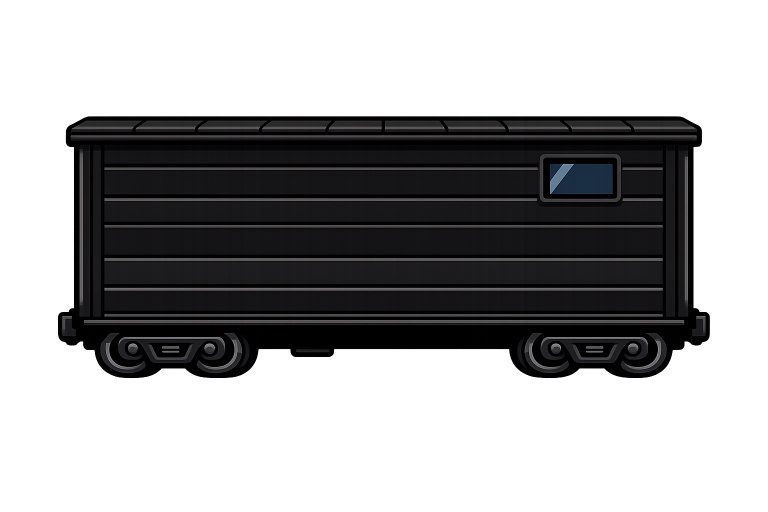
#> input picture app/assets/cards/black.png, 1536 x 1024 px (shown at 1/2 size)
$ python animate-locomotive-glints.py ../app/assets/cards/black.png out.png
#> lines starting #> are read from the running program, lines starting #| are printed output that depends on the picture; after the words box and inside, x2 and y2 are one past the last pixel; in counts of white or black regions, pixels touching at a corner belong together
#!/usr/bin/env python3
"""Create an animated GIF of the locomotive with glint/sparkle effects.

Small bright glints appear and fade across the locomotive body,
like light catching on polished metal.

Usage:
    python3 animate-locomotive-glints.py input.png output.gif [--frames 60] [--duration 100] [--glints 8]
"""

import sys
import random
import math
from PIL import Image, ImageDraw
import numpy as np


def draw_glint(draw, cx, cy, size, brightness):
    """Draw a 4-pointed star glint at (cx, cy).

    brightness: 0.0 to 1.0 controls opacity/intensity
    size: radius of the glint arms
    """
    if brightness <= 0:
        return

    alpha = int(255 * brightness)

    # Outer glow -- thick fading lines
    glow_size = int(size * 1.8)
    for t in np.linspace(0, 1, max(glow_size, 4)):
        d = int(glow_size * t)
        a = int(alpha * 0.5 * (1 - t))
        w = max(1, int(5 * (1 - t)))  # Thicker near center
        c = (255, 230, 180, a)
        draw.line((cx - d, cy, cx + d, cy), fill=c, width=w)
        draw.line((cx, cy - d, cx, cy + d), fill=c, width=w)

    # Bright core arms -- solid lines that taper
    core_size = max(int(size * 0.8), 2)
    for t in np.linspace(0, 1, max(core_size, 3)):
        d = int(core_size * t)
        a = int(alpha * (1 - t * 0.3))
        w = max(1, int(4 * (1 - t)))
        c = (255, 248, 220, a)
        draw.line((cx - d, cy, cx + d, cy), fill=c, width=w)
        draw.line((cx, cy - d, cx, cy + d), fill=c, width=w)

    # Bright center dot
    r = max(3, int(size * 0.2))
    draw.ellipse((cx - r, cy - r, cx + r, cy + r), fill=(255, 250, 230, alpha))

    # Diagonal arms (shorter, fainter)
    diag_size = max(int(size * 0.55), 2)
    for t in np.linspace(0, 1, max(diag_size, 3)):
        d = int(diag_size * t)
        a = int(alpha * 0.6 * (1 - t))
        c = (255, 248, 220, a)
        draw.line((cx - d, cy - d, cx + d, cy + d), fill=c, width=2)
        draw.line((cx + d, cy - d, cx - d, cy + d), fill=c, width=2)


class Glint:
    """A single glint that fades in, peaks, and fades out."""

    def __init__(self, x, y, start_frame, duration_frames, size):
        self.x = x
        self.y = y
        self.start = start_frame
        self.duration = duration_frames
        self.size = size

    def brightness_at(self, frame):
        """Return brightness 0-1 at given frame."""
        t = frame - self.start
        if t < 0 or t >= self.duration:
            return 0.0
        # Quick fade in, slow fade out
        progress = t / self.duration
        if progress < 0.2:
            return progress / 0.2
        else:
            return 1.0 - ((progress - 0.2) / 0.8)


def find_glint_positions(img_array, alpha, num_positions=200):
    """Find candidate positions for glints on the colorful body of the locomotive."""
    h, w = alpha.shape
    hsv_data = img_array[:, :, :3].astype(np.float64) / 255.0

    candidates = []
    for _ in range(num_positions * 10):
        y = random.randint(0, h - 1)
        x = random.randint(0, w - 1)
        if alpha[y, x] > 128:
            # Prefer lighter/more colorful areas (the body, not dark wheels)
            r, g, b = img_array[y, x, :3]
            luminance = 0.299 * r + 0.587 * g + 0.114 * b
            if luminance > 60:  # Not too dark
                candidates.append((x, y))
                if len(candidates) >= num_positions:
                    break

    return candidates


def main():
    if len(sys.argv) < 3:
        print("Usage: python3 animate-locomotive-glints.py input.png output.gif [--frames 60] [--duration 100] [--glints 8]")
        sys.exit(1)

    input_path = sys.argv[1]
    output_path = sys.argv[2]

    num_frames = 60
    frame_duration = 100  # ms per frame
    num_active_glints = 8  # roughly how many glints visible at any time

    if "--frames" in sys.argv:
        num_frames = int(sys.argv[sys.argv.index("--frames") + 1])
    if "--duration" in sys.argv:
        frame_duration = int(sys.argv[sys.argv.index("--duration") + 1])
    if "--glints" in sys.argv:
        num_active_glints = int(sys.argv[sys.argv.index("--glints") + 1])

    img = Image.open(input_path).convert("RGBA")
#> img is the input picture: PIL image 1536x1024 RGBA; mean R, G, B, A 68.2, 67.8, 68.7, 99.6
    data = np.array(img)
    alpha = data[:, :, 3]
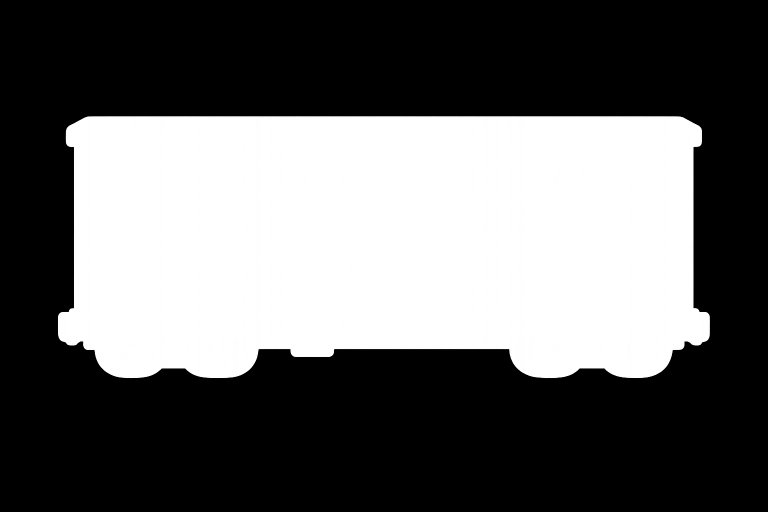
#> alpha: shape (1024, 1536) (shown at 1/2 size); min 0, max 255, mean 99.6

    print(f"Input: {img.size}, {num_frames} frames at {frame_duration}ms each")
#| Input: (1536, 1024), 60 frames at 100ms each
    print(f"Total loop duration: {num_frames * frame_duration / 1000:.1f}s")

    # Find candidate glint positions on the locomotive body
    random.seed(42)  # Reproducible
    positions = find_glint_positions(data, alpha)
#> in find_glint_positions, `hsv_data = img_array[:, :, :3].astype(np.float64) / 255.0`:
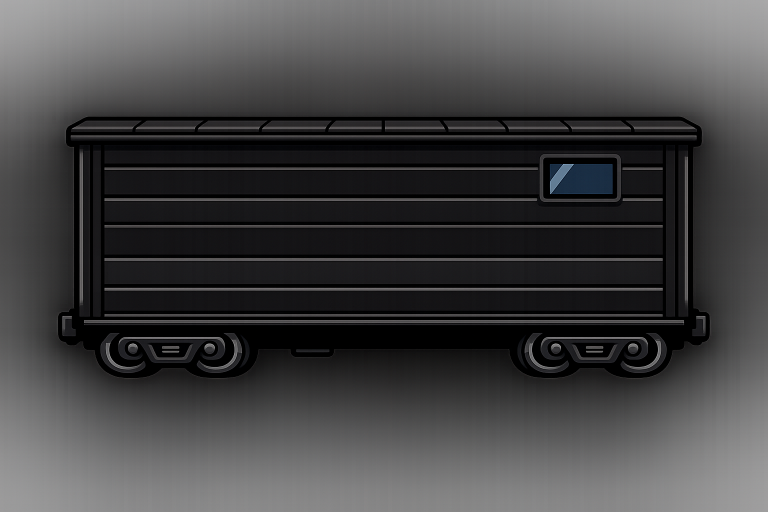
#> hsv_data: shape (1024, 1536, 3) float64 (shown at 1/2 size); mean R, G, B 0.267, 0.266, 0.269
#> the loop in find_glint_positions, `for _ in range(num_positions * 10):` made 2000 passes
#> (r, g, b, luminance) on passes 2, 3, 8, 16, 17, 23, 25, 29, 32, 35, 38, 39: (28, 27, 29, 27.53), (19, 19, 20, 19.11), (1, 1, 2, 1.11), (0, 0, 0, 0), (22, 21, 23, 21.53), (81, 77, 78, 78.31), (22, 19, 22, 20.24), (20, 21, 22, 20.81), (0, 0, 0, 0), (93, 88, 90, 89.72), (0, 0, 0, 0), (19, 20, 22, 19.93)
#> (r, g, b) on pass 157: (0, 0, 0)
#> after the loop in find_glint_positions, `for _ in range(num_positions * 10):`: candidates = 80 pairs, first value 161 to 1373, second value 253 to 730
#> positions has the same summary as candidates in find_glint_positions
    print(f"Found {len(positions)} candidate glint positions")
#| Found 80 candidate glint positions

    # Schedule glints across the animation
    # Each glint lasts ~8-15 frames, stagger starts so ~num_active_glints are visible at once
    glint_duration_range = (12, 20)
    glint_size_range = (35, 60)

    glints = []
    spacing = max(1, num_frames // (num_active_glints * 3))
    for i in range(num_active_glints * 4):
        start = (i * spacing) % num_frames
        duration = random.randint(*glint_duration_range)
        size = random.randint(*glint_size_range)
        pos = random.choice(positions)
        glints.append(Glint(pos[0], pos[1], start, duration, size))
        # Also schedule a wrapped version for seamless looping
        if start + duration > num_frames:
            glints.append(Glint(pos[0], pos[1], start - num_frames, duration, size))
#> this loop made 32 passes
#> pos on passes 1 to 12: (857, 642), (1358, 642), (611, 578), (1238, 577), (382, 694), (212, 629), (937, 400), (323, 254), (941, 520), (846, 452), (563, 258), (435, 644)
#> after the loop, glints = 39 items

    print(f"Scheduled {len(glints)} glint events")
#| Scheduled 39 glint events

    frames = []
    for f in range(num_frames):
        # Start with the original image
        frame = img.copy()
        overlay = Image.new("RGBA", img.size, (0, 0, 0, 0))
        draw = ImageDraw.Draw(overlay)

        for g in glints:
            b = g.brightness_at(f)
            if b > 0:
                draw_glint(draw, g.x, g.y, g.size, b)

        # Composite glints on top
        frame = Image.alpha_composite(frame, overlay)

        # Threshold alpha for GIF compatibility
        frame_data = np.array(frame)
        frame_data[:, :, 3] = np.where(frame_data[:, :, 3] > 128, 255, 0)
        frame = Image.fromarray(frame_data)

        frames.append(frame)

        if (f + 1) % 10 == 0:
            print(f"  Frame {f + 1}/{num_frames}")
#> after the loop, frames = 60 items

    print("Assembling GIF...")

    gif_frames = []
    for frame in frames:
        p_frame = frame.convert("P", palette=Image.ADAPTIVE, colors=255)
        mask = frame.split()[3].point(lambda x: 255 if x < 128 else 0)
        p_frame.paste(0, mask=mask)
        gif_frames.append(p_frame)
#> this loop made 60 passes
#> pass 1, in main, `p_frame = frame.convert("P", palette=Image.ADAPTIVE, colors=255)`:
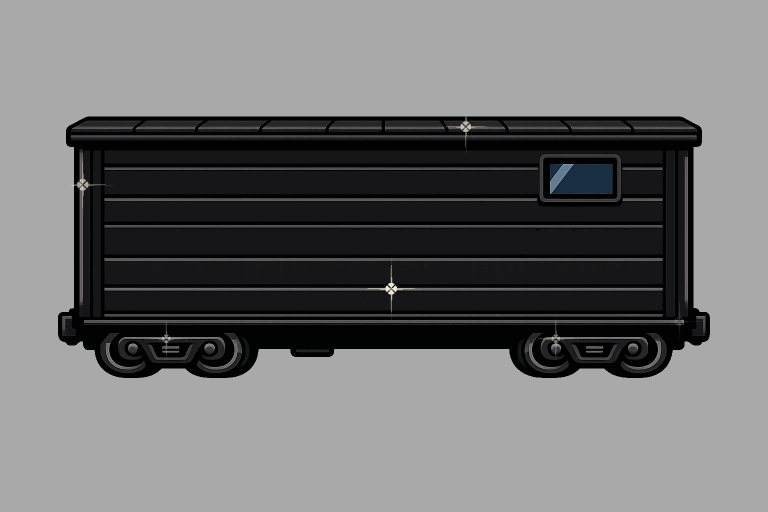
#> p_frame: PIL image 1536x1024 P (shown at 1/2 size); mean R, G, B 112.3, 112.2, 112.7
#> pass 1, in main, `mask = frame.split()[3].point(lambda x: 255 if x < 128 else 0)`:
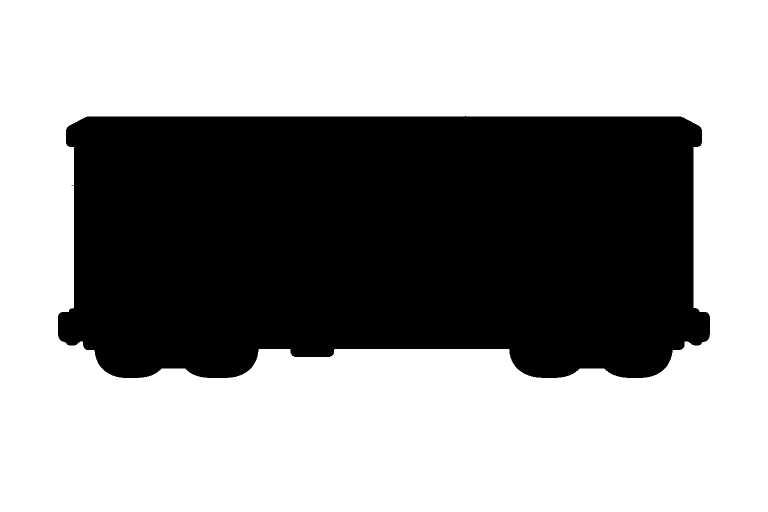
#> mask: PIL image 1536x1024 L (shown at 1/2 size); 61% white; 1 black region, box (x1, y1, x2, y2) and area: (116, 232, 1420, 756) 614157
#> after the loop, gif_frames = 60 items

#> (the run stopped early here; a loop or call above may not have finished)

$ run again, on app/assets/cards/green.png
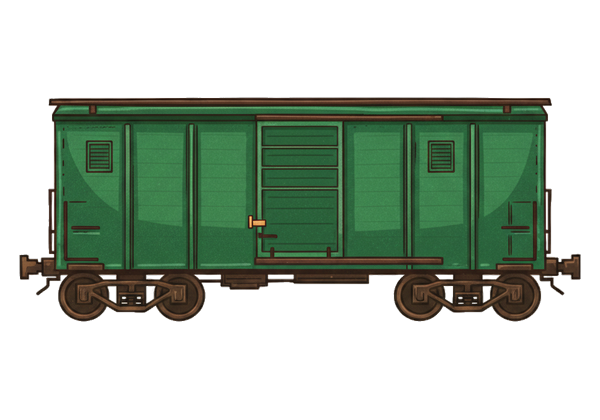
#> input picture app/assets/cards/green.png, 600 x 420 px
#> in main, img is the input picture: PIL image 600x420 RGBA; mean R, G, B, A 23.1, 36.7, 23.2, 102.8
#| Input: (600, 420), 60 frames at 100ms each
#> in find_glint_positions, `hsv_data = img_array[:, :, :3].astype(np.float64) / 255.0`:
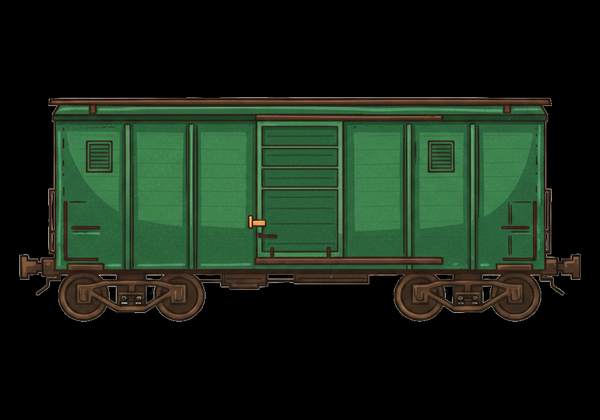
#> hsv_data: shape (420, 600, 3) float64; mean R, G, B 0.0904, 0.144, 0.0908
#> the loop in find_glint_positions, `for _ in range(num_positions * 10):` made 721 passes
#> (r, g, b, luminance) on passes 3, 9, 11, 13, 14, 18, 22, 23: (43, 101, 60, 78.98), (36, 67, 41, 54.77), (94, 79, 68, 82.23), (65, 132, 80, 106), (43, 96, 57, 75.71), (46, 99, 60, 78.71), (62, 129, 78, 103.2), (43, 102, 60, 79.57)
#> after the loop in find_glint_positions, `for _ in range(num_positions * 10):`: candidates = 200 pairs, first value 51 to 545, second value 101 to 317
#> positions has the same summary as candidates in find_glint_positions
#| Found 200 candidate glint positions
#> the loop in main, `for i in range(num_active_glints * 4):` made 32 passes
#> pos on passes 1 to 8: (95, 208), (461, 194), (332, 112), (122, 161), (490, 240), (235, 146), (302, 246), (108, 259)
#> after the loop in main, `for i in range(num_active_glints * 4):`: glints = 39 items
#| Scheduled 39 glint events
#> after the loop in main, `for f in range(num_frames):`: frames = 60 items
#> the loop in main, `for frame in frames:` made 60 passes
#> pass 1, in main, `mask = frame.split()[3].point(lambda x: 255 if x < 128 else 0)`:
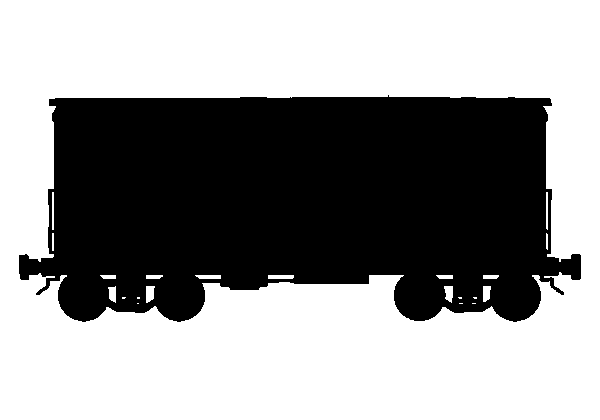
#> mask: PIL image 600x420 L; 59.7% white; 1 black region, box (x1, y1, x2, y2) and area: (19, 95, 581, 322) 101666

$ run again, on app/assets/cards/locomotive.png
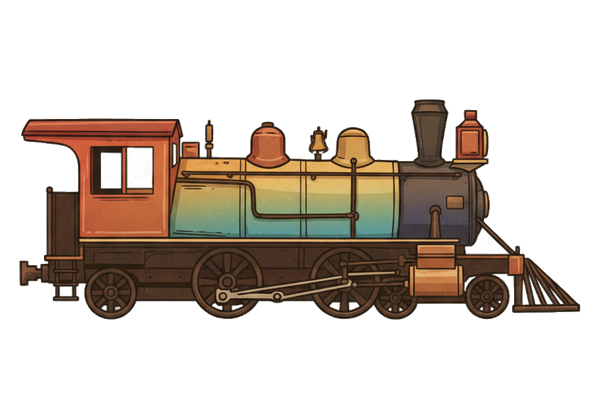
#> input picture app/assets/cards/locomotive.png, 600 x 420 px
#> in main, img is the input picture: PIL image 600x420 RGBA; mean R, G, B, A 34.6, 25.7, 17.8, 79.3
#| Input: (600, 420), 60 frames at 100ms each
#> in find_glint_positions, `hsv_data = img_array[:, :, :3].astype(np.float64) / 255.0`:
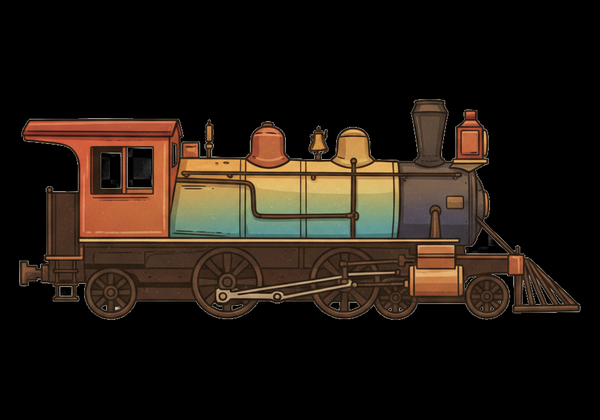
#> hsv_data: shape (420, 600, 3) float64; mean R, G, B 0.136, 0.101, 0.0699
#> the loop in find_glint_positions, `for _ in range(num_positions * 10):` made 1103 passes
#> (r, g, b, luminance) on passes 11, 13, 14, 18, 22, 23, 27, 28: (63, 42, 28, 46.68), (137, 158, 118, 147.2), (100, 154, 145, 136.8), (55, 38, 26, 41.71), (103, 51, 32, 64.38), (54, 36, 24, 40.01), (48, 35, 23, 37.52), (162, 78, 50, 99.92)
#> after the loop in find_glint_positions, `for _ in range(num_positions * 10):`: candidates = 200 pairs, first value 45 to 577, second value 105 to 312
#> positions has the same summary as candidates in find_glint_positions
#| Found 200 candidate glint positions
#> the loop in main, `for i in range(num_active_glints * 4):` made 32 passes
#> pos on passes 1 to 8: (346, 209), (134, 202), (61, 284), (83, 170), (279, 212), (291, 227), (322, 290), (370, 204)
#> after the loop in main, `for i in range(num_active_glints * 4):`: glints = 40 items
#| Scheduled 40 glint events
#> after the loop in main, `for f in range(num_frames):`: frames = 60 items
#> the loop in main, `for frame in frames:` made 60 passes
#> pass 1, in main, `mask = frame.split()[3].point(lambda x: 255 if x < 128 else 0)`:
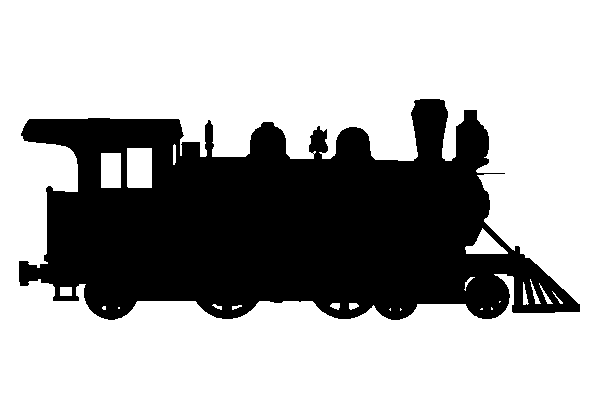
#> mask: PIL image 600x420 L; 68.9% white; 1 black region, box (x1, y1, x2, y2) and area: (19, 99, 580, 320) 78352
